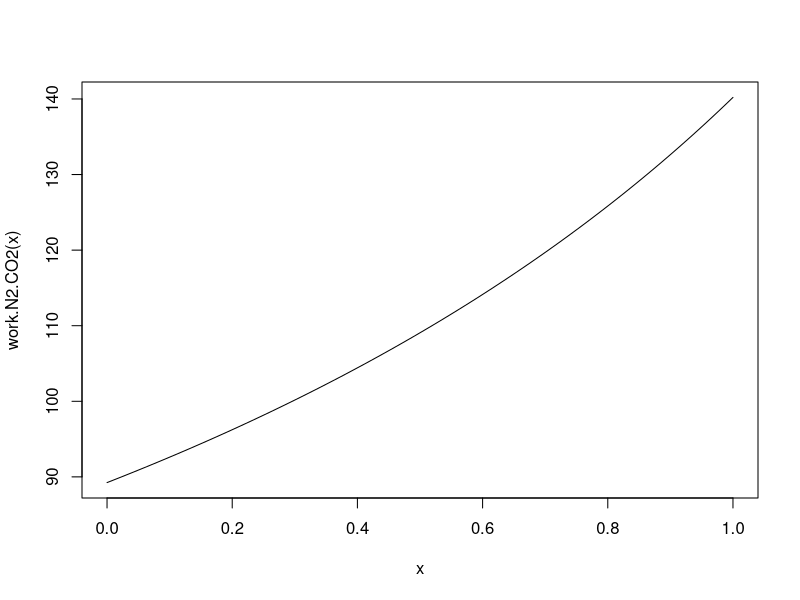

The R script that drew this image:
## ---- chunk 1
work.N2.CO2 <- function(yN2) {
  MN2 <- 28.013
  MCO2 <- 44.01
  Ru <-  8.13447
  T <- 300
  P1 <- 100
  P2 <- 500
  
  Mm <- yN2*MN2 + (1-yN2)*MCO2
  R = Ru/Mm
  
  wcomp <- R*T*log(P2/P1)
  wcomp
}
## ---- chunk 2
print(work.N2.CO2(0.85))
## ---- chunk 3
curve(work.N2.CO2,from=0,to=1)
## ---- chunk 4
k <-  1.35
Mm <- 32
Ru <-  8.13447
R <- Ru/Mm 

P1 <- 100
P2 <- 1000
T1 <- 293

# some intermediate parameters to facilitate writing
Pi = P2/P1
gamma = ((k-1)/k)
Y = Pi^gamma - 1

wcomp <- (R*T1)/(k-1) * Y
print(wcomp) # in kJ/kg
## ---- chunk 5
k <-  1.35
Mm <- 32
Ru <-  8.13447
R <- Ru/Mm 

P1 <- 100
P2 <- 1000
T1 <- 293

T2 <- T1*(P2/P1)^((k-1)/k)
cv <- R/(k-1)
wcomp <- cv*(T2-T1)
print(wcomp)
